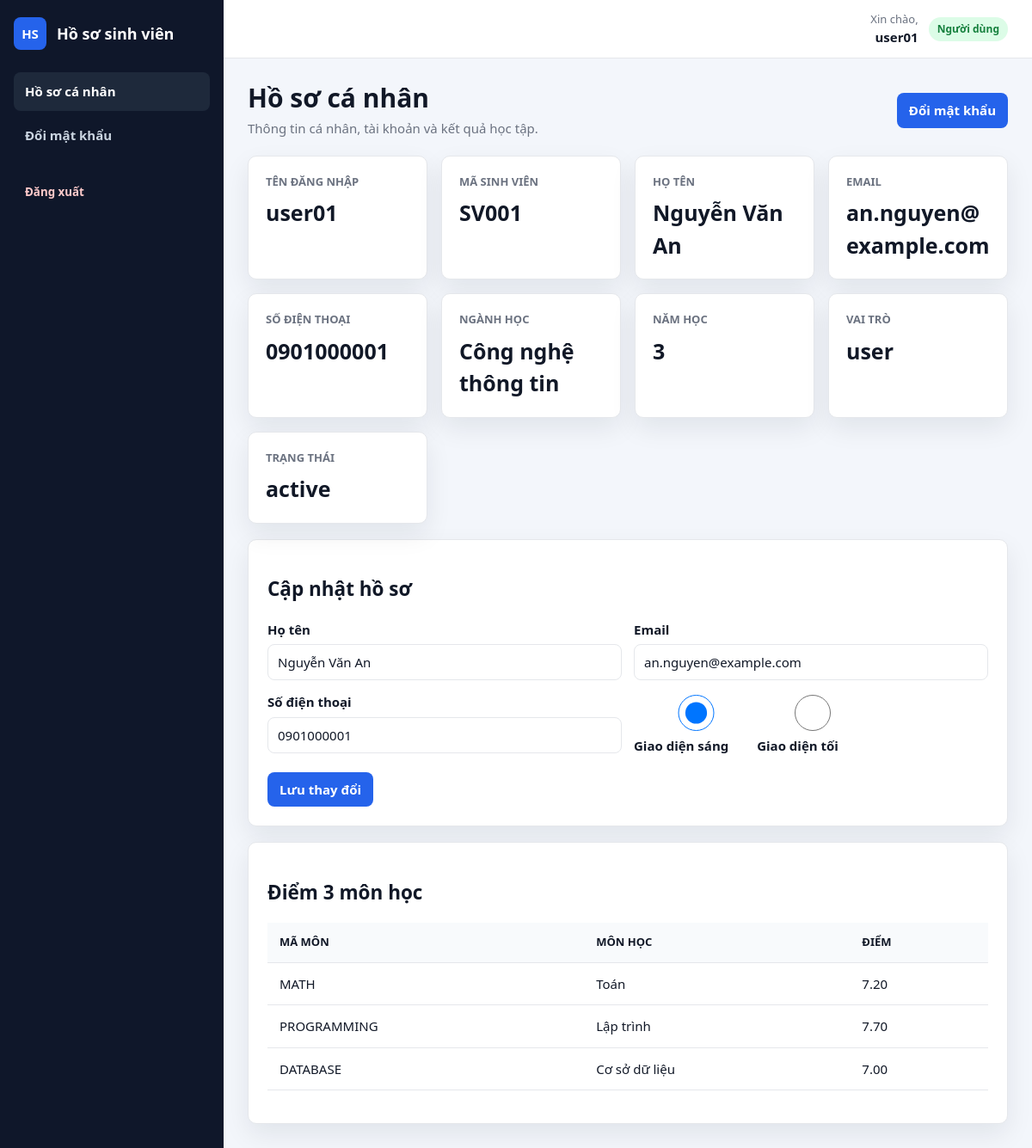
The app's page /profile.php (signed in) with its own data.
### tables this page shows
CREATE TABLE IF NOT EXISTS users (
    id INT UNSIGNED AUTO_INCREMENT PRIMARY KEY,
    student_id INT UNSIGNED NULL,
    username VARCHAR(50) NOT NULL UNIQUE,
    password_hash VARCHAR(255) NOT NULL,
    full_name VARCHAR(120) NOT NULL DEFAULT '',
    email VARCHAR(120) NOT NULL DEFAULT '',
    role ENUM('admin', 'user') NOT NULL DEFAULT 'user',
    status ENUM('active', 'locked') NOT NULL DEFAULT 'active',
    created_at TIMESTAMP NOT NULL DEFAULT CURRENT_TIMESTAMP,
    updated_at TIMESTAMP NOT NULL DEFAULT CURRENT_TIMESTAMP ON UPDATE CURRENT_TIMESTAMP,
    UNIQUE KEY uq_users_student_id (student_id),
    CONSTRAINT fk_users_student FOREIGN KEY (student_id) REFERENCES students(id) ON DELETE CASCADE
);

CREATE TABLE IF NOT EXISTS students (
    id INT UNSIGNED AUTO_INCREMENT PRIMARY KEY,
    student_code VARCHAR(30) NOT NULL UNIQUE,
    full_name VARCHAR(120) NOT NULL,
    email VARCHAR(120) NOT NULL,
    phone VARCHAR(30) NULL,
    major VARCHAR(120) NULL,
    year TINYINT UNSIGNED NULL,
    created_at TIMESTAMP NOT NULL DEFAULT CURRENT_TIMESTAMP,
    updated_at TIMESTAMP NOT NULL DEFAULT CURRENT_TIMESTAMP ON UPDATE CURRENT_TIMESTAMP,
    INDEX idx_students_search (student_code, full_name, email)
);

CREATE TABLE IF NOT EXISTS student_grades (
    id INT UNSIGNED AUTO_INCREMENT PRIMARY KEY,
    student_id INT UNSIGNED NOT NULL,
    subject_code VARCHAR(30) NOT NULL,
    subject_name VARCHAR(120) NOT NULL,
    score DECIMAL(4, 2) NOT NULL,
    created_at TIMESTAMP NOT NULL DEFAULT CURRENT_TIMESTAMP,
    updated_at TIMESTAMP NOT NULL DEFAULT CURRENT_TIMESTAMP ON UPDATE CURRENT_TIMESTAMP,
    UNIQUE KEY uq_student_grades_subject (student_id, subject_code),
    CONSTRAINT fk_student_grades_student FOREIGN KEY (student_id) REFERENCES students(id) ON DELETE CASCADE
);

### config/database.php (called while the page is built, shortened)
<?php
function get_pdo(): PDO
{
    static $pdo = null;
    if ($pdo instanceof PDO) {
        return $pdo;
    }
    $host = 'localhost';
    $database = 'web_demo_student';
    $username = 'root';
    $password = '';
    $dsn = "mysql:host={$host};dbname={$database};charset=utf8mb4";
    $pdo = new PDO($dsn, $username, $password, [
        PDO::ATTR_ERRMODE => PDO::ERRMODE_EXCEPTION,
        PDO::ATTR_DEFAULT_FETCH_MODE => PDO::FETCH_ASSOC,
        PDO::ATTR_EMULATE_PREPARES => false,
    ]);
    return $pdo;
}

### app/user.php (called while the page is built, shortened)
<?php
require_once __DIR__ . '/../config/database.php';
require_once __DIR__ . '/helpers.php';
function get_user_by_id(int $id): ?array
{
    $stmt = get_pdo()->prepare('SELECT id, student_id, username, password_hash, full_name, email, role, status, created_at, updated_at FROM users WHERE id = :id LIMIT 1');
    $stmt->execute(['id' => $id]);
    $user = $stmt->fetch();
    return $user ?: null;
}

### app/student.php (called while the page is built, shortened)
<?php
require_once __DIR__ . '/../config/database.php';
require_once __DIR__ . '/helpers.php';
function get_student(int $id): ?array
{
    $stmt = get_pdo()->prepare('SELECT * FROM students WHERE id = :id LIMIT 1');
    $stmt->execute(['id' => $id]);
    $student = $stmt->fetch();
    return $student ?: null;
}

### app/grade.php (called while the page is built, shortened)
<?php
require_once __DIR__ . '/../config/database.php';
function grade_subjects(): array
{
    return [
        'MATH' => 'Toán',
        'PROGRAMMING' => 'Lập trình',
        'DATABASE' => 'Cơ sở dữ liệu',
    ];
}
function list_student_grades(int $studentId): array
{
    $subjects = grade_subjects();
    $stmt = get_pdo()->prepare(
        'SELECT id, student_id, subject_code, subject_name, score, created_at, updated_at
         FROM student_grades
         WHERE student_id = :student_id
         ORDER BY FIELD(subject_code, "MATH", "PROGRAMMING", "DATABASE")'
    );
    $stmt->execute(['student_id' => $studentId]);
    $grades = $stmt->fetchAll();
    return $grades;
}

### public/profile.php (the view, shortened to what this page needs)
<?php
require_once __DIR__ . '/../app/grade.php';
require_once __DIR__ . '/../app/student.php';
require_once __DIR__ . '/../app/user.php';
$userId = (int) $_SESSION['user_id'];
$user = get_user_by_id($userId);
$user = get_user_by_id($userId) ?: $user;
$student = $user['student_id'] === null ? null : get_student((int) $user['student_id']);
$profile = $student === null ? $user : array_merge($user, $student);
$grades = $student === null ? [] : list_student_grades((int) $student['id']);
?>
<section class="page-header">
    <div>
        <h1>Hồ sơ cá nhân</h1>
        <p>Thông tin cá nhân, tài khoản và kết quả học tập.</p>
    </div>
    <a class="btn btn-primary" href="password.php">Đổi mật khẩu</a>
</section>
<section class="profile-grid">
    <?php foreach (['username' => 'Tên đăng nhập', 'student_code' => 'Mã sinh viên', 'full_name' => 'Họ tên', 'email' => 'Email', 'phone' => 'Số điện thoại', 'major' => 'Ngành học', 'year' => 'Năm học', 'role' => 'Vai trò', 'status' => 'Trạng thái'] as $key => $label): ?>
        <?php if (array_key_exists($key, $profile)): ?>
            <div class="card">
                <span class="meta-label"><?= e($label) ?></span>
                <strong><?= e($profile[$key]) ?></strong>
            </div>
        <?php endif; ?>
    <?php endforeach; ?>
</section>
<section class="card">
    <h2>Cập nhật hồ sơ</h2>
    <form method="post" class="form form-grid">
        <div>
            <label for="full_name">Họ tên</label>
            <input class="form-control" id="full_name" name="full_name" value="<?= e($profile['full_name']) ?>">
        </div>
        <div>
            <label for="email">Email</label>
            <input class="form-control" id="email" name="email" type="email" value="<?= e($profile['email']) ?>" required>
        </div>
        <?php if ($student !== null): ?>
            <div>
                <label for="phone">Số điện thoại</label>
                <input class="form-control" id="phone" name="phone" value="<?= e($student['phone']) ?>">
            </div>
        <?php endif; ?>
        <div class="form-actions theme-form">
            <label><input type="radio" name="theme" value="light" <?= current_theme() === 'light' ? 'checked' : '' ?>> Giao diện sáng</label>
            <label><input type="radio" name="theme" value="dark" <?= current_theme() === 'dark' ? 'checked' : '' ?>> Giao diện tối</label>
        </div>
        <div class="form-actions"><button class="btn btn-primary" type="submit">Lưu thay đổi</button></div>
    </form>
</section>
<?php if ($grades !== []): ?>
    <section class="card">
        <h2>Điểm 3 môn học</h2>
        <table class="table grades-table">
            <thead><tr><th>Mã môn</th><th>Môn học</th><th>Điểm</th></tr></thead>
            <tbody>
                <?php foreach ($grades as $grade): ?>
                    <tr><td><?= e($grade['subject_code']) ?></td><td><?= e($grade['subject_name']) ?></td><td><?= e($grade['score']) ?></td></tr>
                <?php endforeach; ?>
            </tbody>
        </table>
    </section>
<?php endif; ?>

### public/assets/style.css (style rules this page uses)
:root { --font-main: "Segoe UI", Tahoma, Arial, sans-serif; --bg: #f3f6fb; --sidebar: #0f172a; --sidebar-soft: #1e293b; --card: #ffffff; --card-soft: #f8fafc; --field: #ffffff; --table-head: #f8fafc; --text: #111827; --muted: #6b7280; --border: #e5e7eb; --primary: #2563eb; --primary-dark: #1d4ed8; --danger: #dc2626; --warning: #f59e0b; --shadow: 0 12px 30px rgba(15, 23, 42, 0.08); --radius: 10px; }
* { box-sizing: border-box; font-family: var(--font-main); }
*::before, *::after { box-sizing: border-box; font-family: var(--font-main); }
body { margin: 0; background: var(--bg); color: var(--text); font-family: var(--font-main); font-size: 15px; line-height: 1.5; }
a { color: var(--primary); text-decoration: none; }
.page-header { align-items: center; display: flex; justify-content: space-between; gap: 18px; margin-bottom: 20px; }
.page-header h1 { font-size: 30px; line-height: 1.2; margin: 0 0 6px; }
.page-header p { color: var(--muted); margin: 0; }
.card, .table-card, .login-card, .stat-card { background: var(--card); border: 1px solid var(--border); border-radius: var(--radius); box-shadow: var(--shadow); }
.card { margin-bottom: 18px; padding: 22px; }
.profile-grid .card, .detail-grid .card { margin-bottom: 0; }
.stats-grid, .profile-grid, .detail-grid { display: grid; gap: 16px; grid-template-columns: repeat(4, minmax(0, 1fr)); margin-bottom: 18px; }
.stat-card, .profile-grid > div, .detail-grid > div { padding: 20px; }
.stat-label, .meta-label { color: var(--muted); display: block; font-size: 13px; font-weight: 800; margin-bottom: 8px; text-transform: uppercase; }
.stat-card strong, .profile-grid strong, .detail-grid strong { display: block; font-size: 25px; overflow-wrap: anywhere; }
.form, .search-form { display: grid; gap: 14px; }
.form-grid { grid-template-columns: repeat(2, minmax(0, 1fr)); }
label { color: var(--text); display: block; font-weight: 800; margin-bottom: 6px; }
.form-control, .form-select, input, select { background: var(--field); border: 1px solid var(--border); border-radius: 8px; color: var(--text); font-family: var(--font-main); font-size: inherit; min-height: 42px; padding: 9px 11px; width: 100%; }
.btn { align-items: center; border: 1px solid transparent; border-radius: 8px; cursor: pointer; display: inline-flex; font-family: var(--font-main); font-size: inherit; font-weight: 800; justify-content: center; min-height: 40px; padding: 8px 13px; white-space: nowrap; }
.btn-primary { background: var(--primary); color: #ffffff; }
.form-actions, .actions { display: flex; flex-wrap: wrap; gap: 8px; }
.table, table { border-collapse: collapse; min-width: 980px; width: 100%; }
.grades-table { margin-bottom: 16px; min-width: 0; }
th, td { border-bottom: 1px solid var(--border); padding: 13px 14px; text-align: left; vertical-align: middle; }
th { background: var(--table-head); color: var(--text); font-size: 13px; text-transform: uppercase; }
td { overflow-wrap: anywhere; }

### records on screen
users: username "user01", full_name "Nguyễn Văn An", email "an.nguyen@example.com", role "user", status "active"
students: phone "0901000001"
student_grades: subject_code "MATH", subject_name "Toán", score "7.20"
student_grades: subject_code "PROGRAMMING", subject_name "Lập trình", score "7.70"
student_grades: subject_code "DATABASE", subject_name "Cơ sở dữ liệu", score "7.00"

### other values on screen
$label "Hồ sơ cá nhân"
$label "Đổi mật khẩu"
$username "user01"
role_label($role) "Người dùng"
$label "TÊN ĐĂNG NHẬP"
$label "MÃ SINH VIÊN"
$profile[$key] "SV001"
$label "HỌ TÊN"
$label "EMAIL"
$label "SỐ ĐIỆN THOẠI"
$profile[$key] "0901000001"
$label "NGÀNH HỌC"
$profile[$key] "Công nghệ thông tin"
$label "NĂM HỌC"
$profile[$key] "3"
